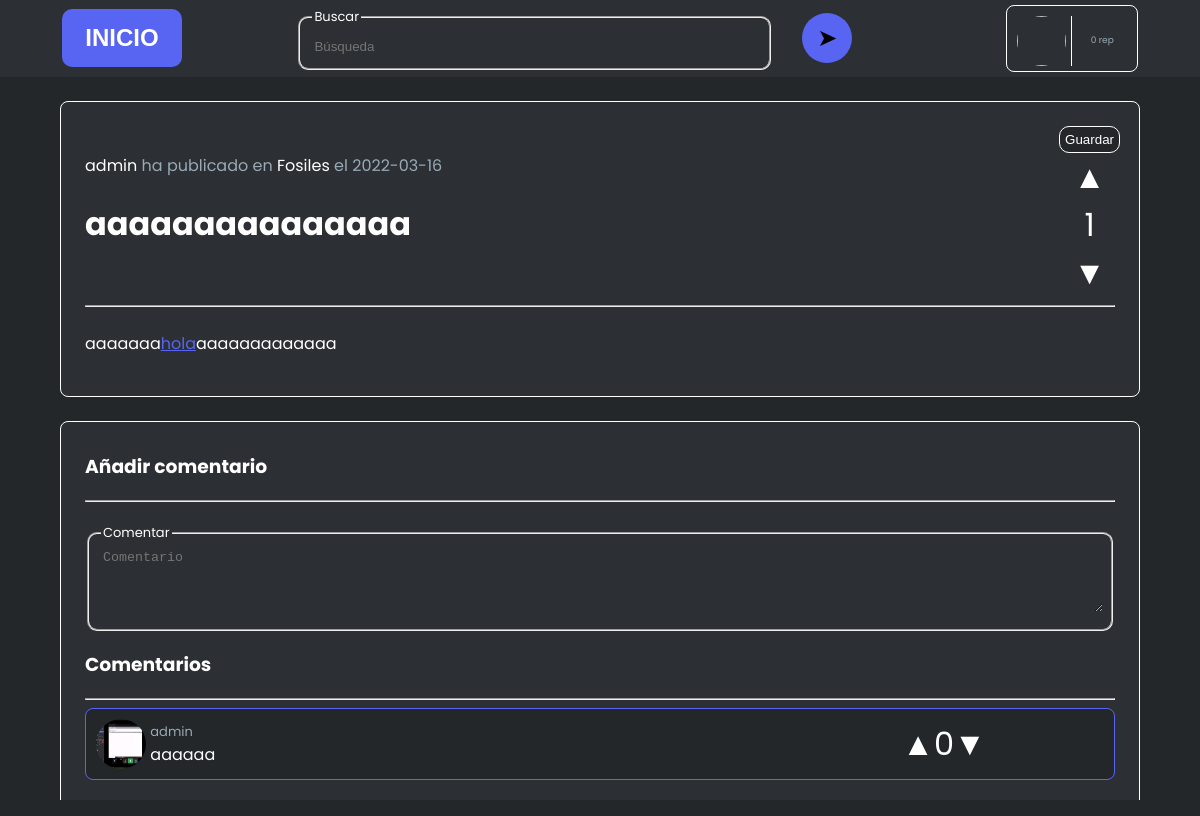
Screenshot of /sitio/art/index.php?id=11 with the database file from the repository.
### tables this page shows
CREATE TABLE `articulos` (
  `id` int(11) NOT NULL AUTO_INCREMENT,
  `titulo` varchar(150) DEFAULT NULL,
  `contenido` longtext DEFAULT NULL,
  `op` varchar(16) DEFAULT NULL,
  `categoria` int(11) DEFAULT NULL,
  `fecha_publicacion` date DEFAULT current_timestamp(),
  PRIMARY KEY (`id`),
  KEY `op` (`op`),
  KEY `categoria` (`categoria`),
  CONSTRAINT `articulos_ibfk_1` FOREIGN KEY (`op`) REFERENCES `usuarios` (`alias`) ON DELETE CASCADE,
  CONSTRAINT `articulos_ibfk_2` FOREIGN KEY (`categoria`) REFERENCES `categorias` (`id`) ON DELETE CASCADE
);

CREATE TABLE `categorias` (
  `id` int(11) NOT NULL AUTO_INCREMENT,
  `nombre` varchar(16) DEFAULT NULL,
  `descripcion` varchar(255) DEFAULT NULL,
  `propietario` varchar(16) DEFAULT NULL,
  `fecha_creacion` date DEFAULT current_timestamp(),
  PRIMARY KEY (`id`),
  KEY `propietario` (`propietario`),
  CONSTRAINT `categorias_ibfk_1` FOREIGN KEY (`propietario`) REFERENCES `usuarios` (`alias`) ON DELETE CASCADE
);

CREATE TABLE `comentarios` (
  `id` int(11) NOT NULL AUTO_INCREMENT,
  `comentador` varchar(16) DEFAULT NULL,
  `articulo` int(11) DEFAULT NULL,
  `contenido` text DEFAULT NULL,
  `fecha_publicacion` date DEFAULT current_timestamp(),
  PRIMARY KEY (`id`),
  KEY `comentador` (`comentador`),
  KEY `articulo` (`articulo`),
  CONSTRAINT `comentarios_ibfk_1` FOREIGN KEY (`comentador`) REFERENCES `usuarios` (`alias`) ON DELETE CASCADE,
  CONSTRAINT `comentarios_ibfk_2` FOREIGN KEY (`articulo`) REFERENCES `articulos` (`id`) ON DELETE CASCADE
);

### sitio/art/index.php (the view, shortened to what this page needs)
<!DOCTYPE html><html lang="es">
<head>
    <link rel="stylesheet" href="resources/styles.css">
    <?php
        require_once("../../conexion/utils.php");
        if(!isset($con)) $con = new mysqli("localhost", "root", "", "Scope");
        $resArt = $con->query("SELECT * FROM articulos WHERE id = ".$_GET['id']);
        $articulo = mysqli_fetch_assoc($resArt);
        $resCat = $con->query("SELECT * FROM categorias WHERE id = ".$articulo['categoria']);
        $categoria = mysqli_fetch_assoc($resCat);
        $resRep = $con->query("SELECT * FROM votosxarticulos WHERE art=".$_GET['id']);
        $positivos = 0;
        if ($resRep->num_rows > 0) {
            while ($row = mysqli_fetch_assoc($resRep)) $rep[] = $row;
            for ($i = 0; $i < count($rep); $i++){
                if ($rep[$i]['positivo'] == 1) $positivos++;
                else $positivos--;
            }
        }
        $resCom = $con->query("SELECT * FROM comentarios WHERE articulo = ".$_GET['id']." ORDER BY id DESC");
        while ($row = mysqli_fetch_assoc($resCom)) $comentarios[] = $row;
    ?>
</head>
<body>
    <div id="header">
        <div class="inicio">
            <button class="btn btnInicio" onclick="location.href='../home'">INICIO</button>
        </div>
        <form id='formBuscar' class="busqueda" method='post' action="../busqueda/">
            <div id="divFieldset">
                <fieldset id="fieldsetBuscar">
                    <legend>Buscar</legend>
                    <input type="text" class="input buscar" id="buscar" name="buscar" placeholder="Búsqueda">
                </fieldset>
            </div>
            <button type="button" class='btn btnBuscar' id='btnBuscar'>
                ➤
            </button>
        </form>
        <div class="perfil">
            <img id="fotoPerfil">
            <div class="alias">
                <div class="rep"><?php
                    $res = $con->query("SELECT (SELECT COUNT(*) FROM votosxarticulos WHERE art IN (SELECT id FROM articulos WHERE op='".$_SESSION['user']['alias']."') AND positivo=1) - (SELECT COUNT(*) FROM votosxarticulos WHERE art IN (SELECT id FROM articulos WHERE op='".$_SESSION['user']['alias']."') AND positivo=0) as rep");
                    $rep = mysqli_fetch_assoc($res);
                    echo $rep['rep'];
                ?> rep</div>
            </div>
        </div>
    </div>
    <div id="articulo"
    <?php
        if (isset($voto)){
            if ($voto['positivo'] == 1) echo "class='liked'";
            else echo "class='disliked'";
        }
    ?>>
        <div class="cabecera">
            <div class="izqd">
                <div class="op">
                    <?php echo "<a href='../user/index.php?alias=".$articulo['op']."'>".$articulo['op']."</a> ha publicado en <a href='../cat/index.php?id=".$categoria['id']."'>".$categoria['nombre']."</a> el ".$articulo['fecha_publicacion']; ?>
                </div>
                <div class="titulo">
                    <h1><?php echo $articulo['titulo']; ?></h1>
                </div>
            </div>
            <div class="drch">
                <button id="guardar" class="btn
                <?php
                    $res = $con->query("SELECT * FROM publicacionesguardadas WHERE alias='".$_SESSION['user']['alias']."' AND art='".$articulo['id']."'");
                    if ($res->num_rows == 0) echo "guardarPub\">Guardar</button>";
                    else echo "guardada\">Guardado</button>";
                ?>
                <div class="like likeA">▲</div>
                <div class="nVotos"><?php echo $positivos; ?></div>
                <div class="dislike dislikeA">▼</div>
            </div>
        </div>
        <hr/>
        <div class="content">
            <?php
                $contenido = base64_decode($articulo['contenido']);
                preg_match_all("/\(.+?\)\{(?:http(?:s)?:\/\/)?[\w.-]+(?:\.[\w\.-]+)+[\w\-\._~:\/?#[\]@!\$&'\(\)\*\+,;=.]+\}/m", $contenido, $matches);
                for($i = 0; $i < count($matches[0]); $i++){
                    $nombreUrlAux = substr($matches[0][$i],strrpos($matches[0][$i], "(")+1);
                    $nombreUrl = substr($nombreUrlAux, 0,strrpos($nombreUrlAux, ")"));
                    $linkUrlAux = substr($matches[0][$i],strrpos($matches[0][$i], "{")+1);
                    $linkUrl = substr($linkUrlAux, 0,strrpos($linkUrlAux, "}"));
                    $prepared = "<a href='".$linkUrl."'>".$nombreUrl."</a>";
                    $contenido = str_replace("(".$nombreUrl."){".$linkUrl."}", $prepared, $contenido);
                }
                echo $contenido;
            ?>
        </div>
    </div>
    <div class="comentarios">
        <h3>Añadir comentario</h3>
        <hr/>
        <div class="comment">
            <fieldset id="fieldsetComment">
                <legend>Comentar</legend>
                <textarea class="input comentar" id="comentar" name="comentar" rows="4" placeholder="Comentario"></textarea>
            </fieldset>
        </div>
        <h3>Comentarios</h3>
        <hr/>
        <?php
            if($resCom->num_rows < 1) echo "No hay comentarios";
            else{
                for($i = 0; $i < count($comentarios); $i++){
                    $consultaVotos = $con->query("SELECT (SELECT COUNT(*) FROM votosxcomentarios WHERE positivo=1 AND comentario=".$comentarios[$i]['id'].") - (SELECT COUNT(*) FROM votosxcomentarios WHERE positivo=0 AND comentario=".$comentarios[$i]['id'].") AS votos;");
                    $votosComentario = mysqli_fetch_assoc($consultaVotos);
                    echo "
                    <div class='comentario";
                    if (isset($votoCom)){
                        if ($votoCom['positivo'] == 1){
                            echo " liked";
                            unset($votoCom);
                        }
                        else {
                            echo " disliked";
                            unset($votoCom);
                        }
                    }
                    echo "' id='comentario_".$comentarios[$i]['id']."'>
                        <div>
                            <img class='imagen' src='../../resources/img/pfp/";
                            $user = $comentarios[$i]['comentador'];
                            if(file_exists("../../resources/img/pfp/".$user.".jpg")) echo $user.".jpg'/>";
                            else if(file_exists("../../resources/img/pfp/".$user.".jpeg")) echo $user.".jpeg'/>";
                            else if(file_exists("../../resources/img/pfp/".$user.".png")) echo $user.".png'/>";
                            else if(file_exists("../../resources/img/pfp/".$user.".gif")) echo $user.".gif'/>";
                            else echo "(default).jpg'/>";
                            echo "
                            <div class='cuerpo'>
                                <div class='comentador'>".$comentarios[$i]['comentador']."</div>
                                <div class='contenido'>".base64_decode($comentarios[$i]['contenido'])."</div>
                            </div>
                        </div>
                        <div class='votos'>
                            <div class='like likeC'>▲</div>
                            <div class='nVotos'>".$votosComentario['votos']."</div>
                            <div class='dislike dislikeC'>▼</div>
                        </div>";
                    echo "</div>";
                }
            }
        ?>
    </div>
</body>
</html>

### sitio/art/resources/styles.css (style rules this page uses)
html, body { width: 100vw; height: 100vh; overflow: auto; }
body { margin: 0; padding: 0; background-color: #23272A; font-family: "Poppins", Arial, Sans-Serif; color: white; }
.btn { padding: 5%; padding-top: 6%; padding-bottom: 6%; width: 100%; border: none; border-radius: 10px; background-color: rgb(88, 101, 242); cursor: pointer; }
fieldset { cursor: text; text-align: start; border-radius: 10px; }
fieldset > legend { font-size: small; }
.input { color: white; border: none; background: transparent; width: 100%; height: 100%; }
#header { display: flex; flex-wrap: nowrap; flex-direction: row; justify-content: space-around; align-items: center; background-color: #2C2F33; padding: .3em; }
.inicio { font-weight: 700; text-align: center; width: 10%; min-width: 120px; }
.perfil { cursor: pointer; border: 1px solid white; border-radius: .5em; display: flex; flex-direction: row; width: 120px; height: 55px; padding: 5px; }
.perfil img { display: inline-block; width: 50px; height: 50px; border-radius: 50%; margin: 5px; }
.alias { width: 50px; height: 50px; display: flex; align-items: center; justify-content: center; flex-direction: column; margin: 5px; margin-left: 0px; padding-left: 5px; border-left: 1px solid white; }
.rep { text-align: center; width: 100%; color: #99AAB5; font-size: xx-small; }
.btnInicio { padding: 15px; color: white; font-weight: 600; font-size: x-large; }
#articulo { border-radius: .5em; border: 1px solid white; margin-top: 2%; margin-left: 5%; margin-right: 5%; max-height: 60vh; padding: 2%; overflow: hidden; background-color: #2C2F33; }
.content { max-height: 40vh; overflow-y: auto; }
.comentarios { margin-top: 2%; margin-left: 5%; margin-right: 5%; border-radius: .5em; border: 1px solid white; padding: 2%; padding-top: 1%; background-color: #2C2F33; }
.comentador { font-size: small; color:#99AAB5; }
.drch { display: flex; flex-wrap: nowrap; flex-direction: column; }
.cabecera { display: flex; flex-wrap: nowrap; flex-direction: row; }
.cabecera { justify-content: space-between; align-items: center; }
.nVotos { font-size: xx-large; }
.imagen { height: 50px; width: 50px; border-radius: 50%; float: left; margin-right: .5%; }
.comentario { display: flex; flex-wrap: nowrap; flex-direction: row; justify-content: space-between; align-items: center; border: 1px solid rgb(88, 101, 242); border-radius: .5em; padding: 1%; margin-bottom: 1%; background-color: #23272A; }
.cuerpo { display: flex; flex-wrap: nowrap; flex-direction: column; }
.comentario>div { width: 80%; display: flex; flex-direction: row; flex-wrap: nowrap; align-items: center; }
.comentario .votos { width: 20%; }
.comment { display: flex; flex-direction: row; flex-wrap: nowrap; align-items: center; margin-top: 2%; width: auto; }
#fieldsetComment { width: 100%; }
.op { color: #99AAB5 }
.drch { align-items: center; }
.like, .dislike { cursor: pointer; font-size: xx-large; }
textarea { resize: vertical; }
a:link { color: rgb(88, 101, 242); background-color: transparent; }
.btnBuscar { margin-left: 5%; border-radius: 50%; font-size: x-large; padding: 1%; width: 50px; height: 50px; display: flex; justify-content: center; align-items: center; }
.busqueda { width: 50%; display: flex; flex-direction: row; align-items: center; }
#divFieldset { width: 80%; }
#buscar { color: white; }
.izqd a, .izqd a:active, .izqd a:hover { color: white; text-decoration: none; }
.guardarPub { border-radius: 10px; border: 1px solid white; background-color: #23272A; color: white; padding: 10%; width: auto; }

### rows the page displays
articulos: op "admin", fecha_publicacion "2022-03-16", titulo "aaaaaaaaaaaaaaa", contenido "aaaaaaa aaaaaaaaaaaaa"
categorias: nombre "Fosiles"
comentarios: comentador (picture), comentador "admin", contenido "aaaaaa", votos "0"

### other values shown
$rep['rep'] "0"
$positivos "1"
$nombreUrl "hola"
